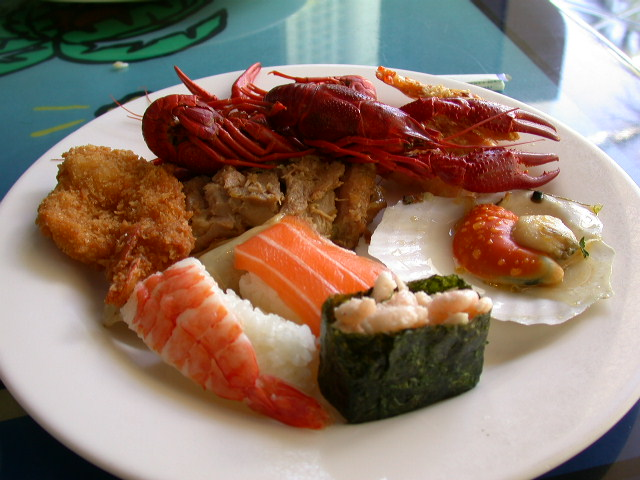
//> input picture PDI/5/sushi.jpg, 640 x 480 px
$ ./cannypoints sushi.jpg   (built with g++ and OpenCV 4)
//> lines starting //> are read from the running program, lines starting //| are printed output that depends on the picture
#include <iostream>
#include <opencv2/opencv.hpp>
#include <vector>

#define STEP 5
#define JITTER 3
#define RAIO 3

int top_slider = 10;
int top_slider_max = 200;

char TrackbarName[50];

cv::Mat image, border, points;

void on_trackbar_canny(int, void*) {
    cv::Canny(image, border, top_slider, 3 * top_slider);
    cv::imshow("Canny", border);

    points = cv::Mat(image.rows, image.cols, CV_8U, cv::Scalar(255));

    // Desenho de círculos na imagem pontilhista
    for (int i = 0; i < image.rows; i += STEP) {
        for (int j = 0; j < image.cols; j += STEP) {
            int x = i + std::rand() % (2 * JITTER) - JITTER + 1;
            int y = j + std::rand() % (2 * JITTER) - JITTER + 1;
            int gray = image.at<uchar>(x, y);
            cv::circle(points, cv::Point(y, x), RAIO, CV_RGB(gray, gray, gray),
                       cv::FILLED, cv::LINE_AA);
        }
    }

    // Desenho de círuclos a partir de Canny
    for (int i = 0; i < image.rows; i++) {
        for (int j = 0; j < image.cols; j++) {
            if (border.at<uchar>(i, j) > 0) {
                int gray = image.at<uchar>(i, j);
                cv::circle(points, cv::Point(j, i), RAIO, CV_RGB(gray, gray, gray),
                           cv::FILLED, cv::LINE_AA);
            }
        }
    }

    // Aumenta os limiares do algoritmo de Canny
    for (int thresh = top_slider + 10; thresh <= top_slider_max; thresh += 10) {
        cv::Canny(image, border, thresh, 3 * thresh);

        for (int i = 0; i < image.rows; i++) {
            for (int j = 0; j < image.cols; j++) {
                if (border.at<uchar>(i, j) > 0) {
                    int gray = image.at<uchar>(i, j);
                    cv::circle(points, cv::Point(j, i), RAIO / 2, CV_RGB(gray, gray, gray),
                               cv::FILLED, cv::LINE_AA);
                }
            }
        }
    }

    cv::imshow("Pontilhismo", points);
}

int main(int argc, char** argv) {
    image = cv::imread(argv[1], cv::IMREAD_GRAYSCALE);
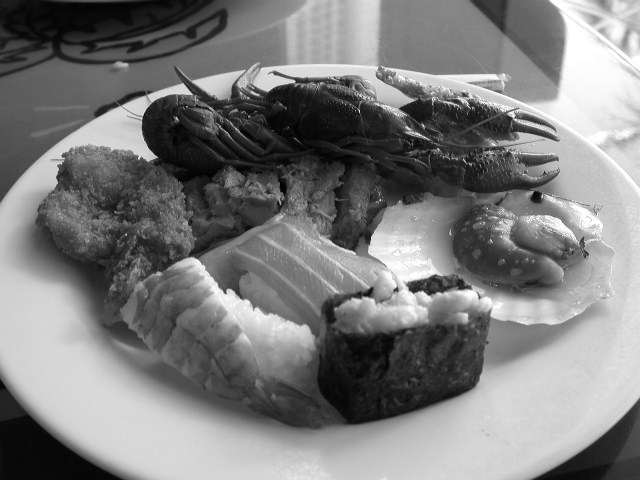
//> image: 480 rows x 640 cols, CV_8UC1; min 0, max 255, mean 125.1

    sprintf(TrackbarName, "Threshold inferior", top_slider_max);

    cv::namedWindow("Canny", 1);
    cv::createTrackbar(TrackbarName, "Canny",
                       &top_slider,
                       top_slider_max,
                       on_trackbar_canny);

    on_trackbar_canny(top_slider, 0);
//> in on_trackbar_canny, `cv::Canny(image, border, top_slider, 3 * top_slider);`:
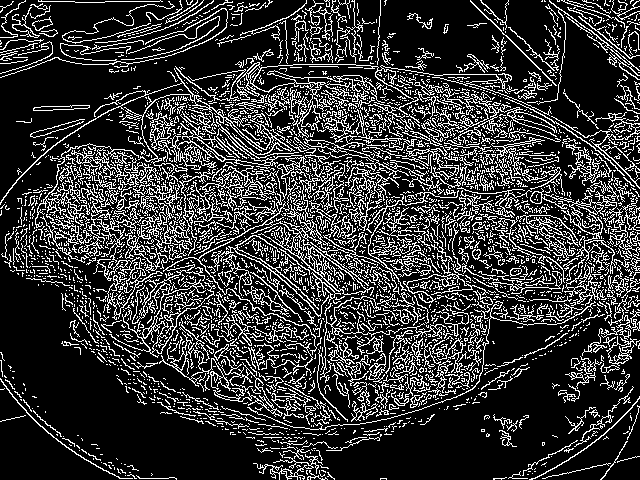
//> border: 480 rows x 640 cols, CV_8UC1; 21.2% white in thin lines or dots
//> after the loop in on_trackbar_canny, `for (int i = 0; i < image.rows; i += STEP)`:
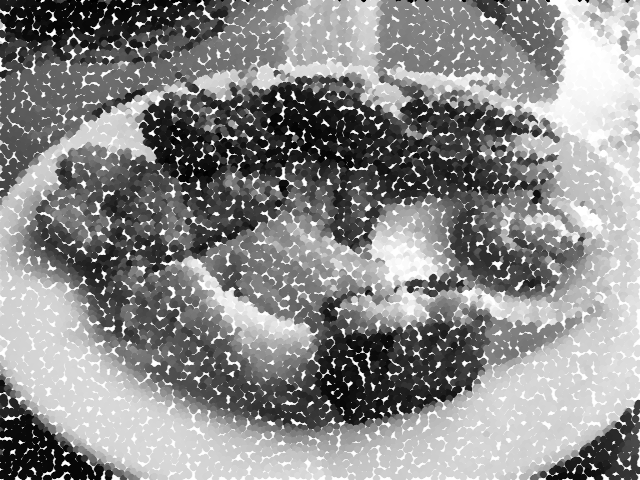
//> points: 480 rows x 640 cols, CV_8UC1; min 0, max 255, mean 137.5
//> after the loop in on_trackbar_canny, `for (int i = 0; i < image.rows; i++)`:
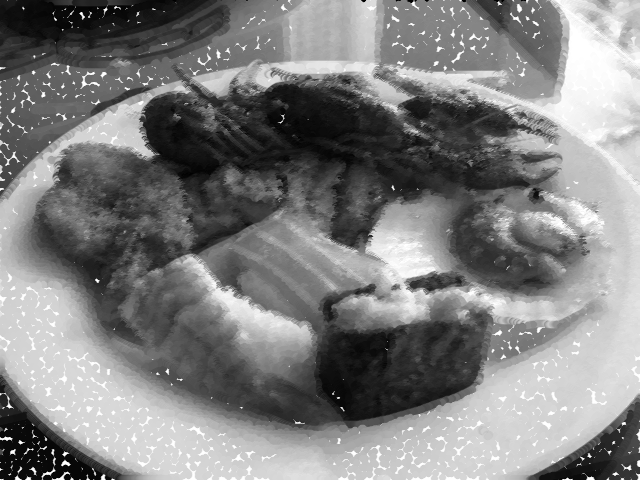
//> points: 480 rows x 640 cols, CV_8UC1; min 0, max 255, mean 127.2
//> the loop in on_trackbar_canny, `for (int thresh = top_slider + 10; thresh <= top_slider_max; thresh +=..` made 19 passes
//> pass 1, in on_trackbar_canny, `cv::Canny(image, border, thresh, 3 * thresh);`:
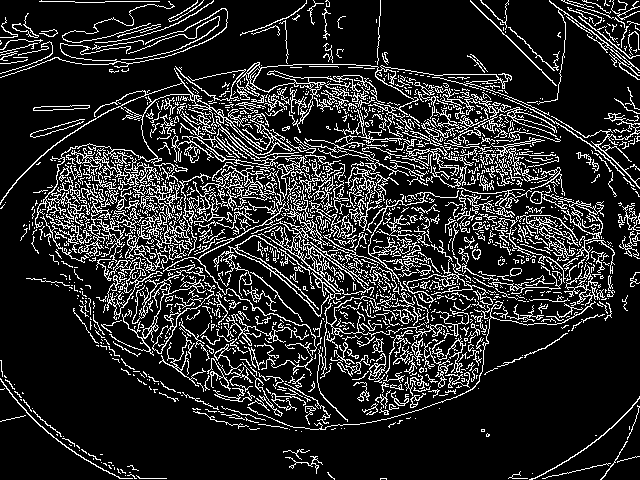
//> border: 480 rows x 640 cols, CV_8UC1; 16% white in thin lines or dots
//> after the loop in on_trackbar_canny, `for (int thresh = top_slider + 10; thresh <= top_slider_max; thresh +=..`:
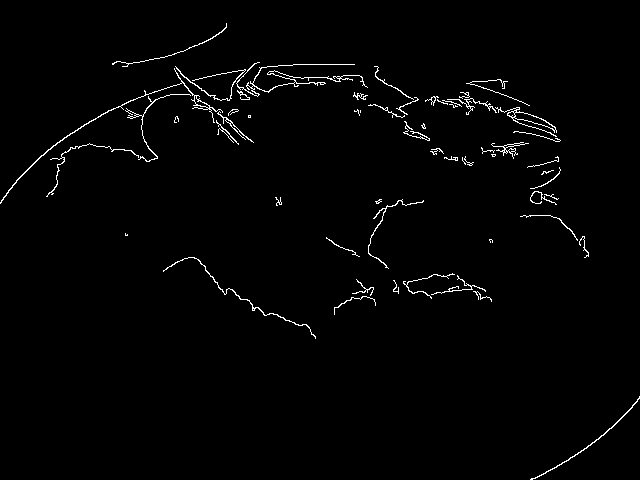
//> border: 480 rows x 640 cols, CV_8UC1; 1.5% white in thin lines or dots
//> after the loop in on_trackbar_canny, `for (int thresh = top_slider + 10; thresh <= top_slider_max; thresh +=..`:
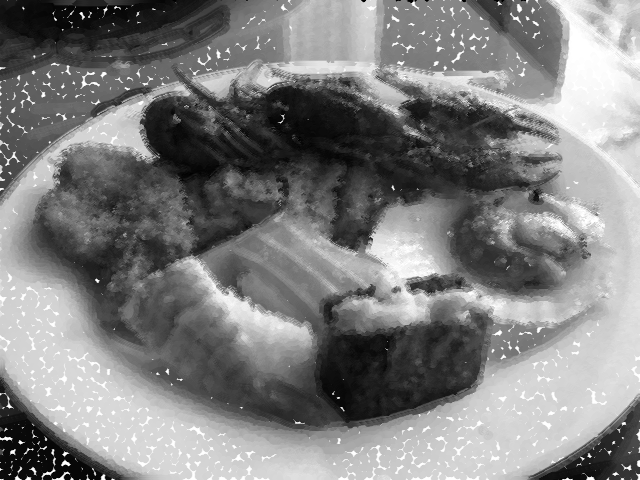
//> points: 480 rows x 640 cols, CV_8UC1; min 0, max 255, mean 127.4

    cv::waitKey();
    cv::imwrite("cannyborders.png", border);
    cv::imwrite("pontos.jpg", points);

    return 0;
}
